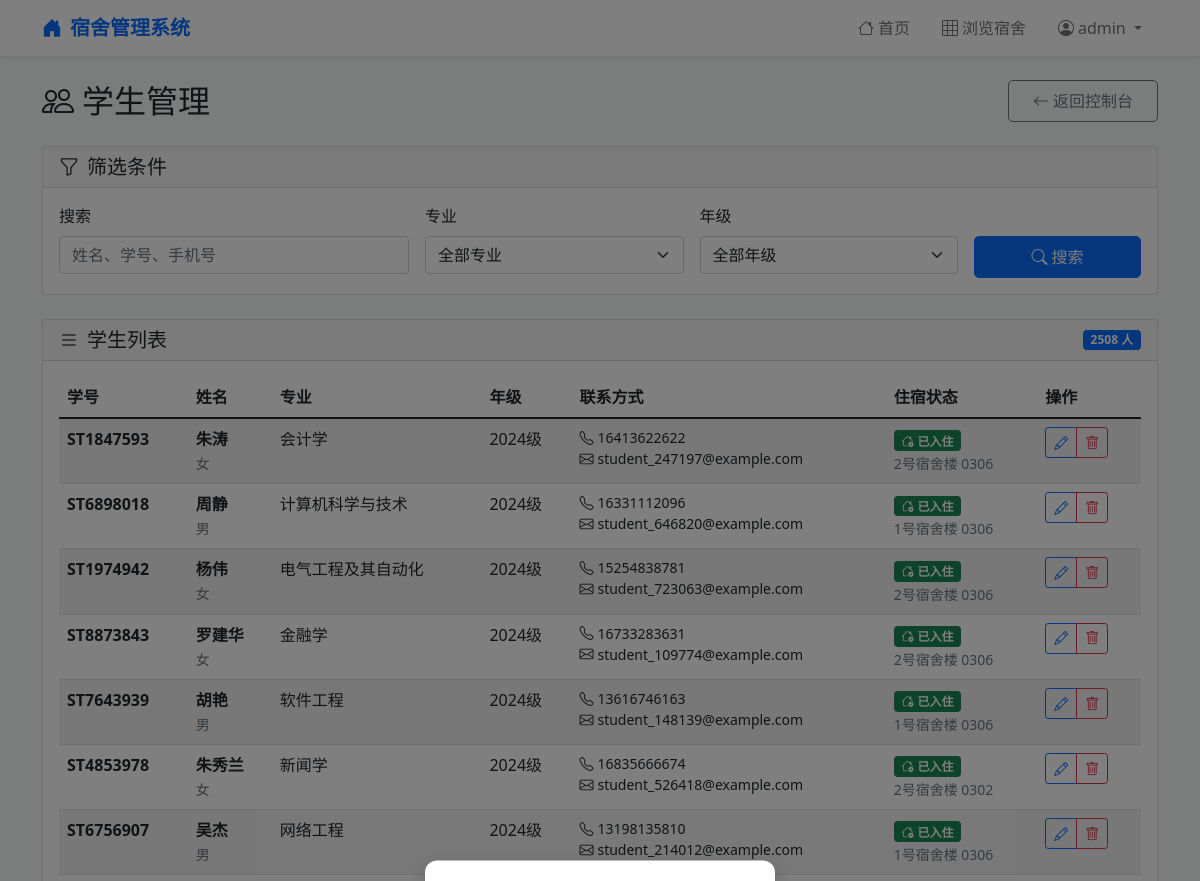
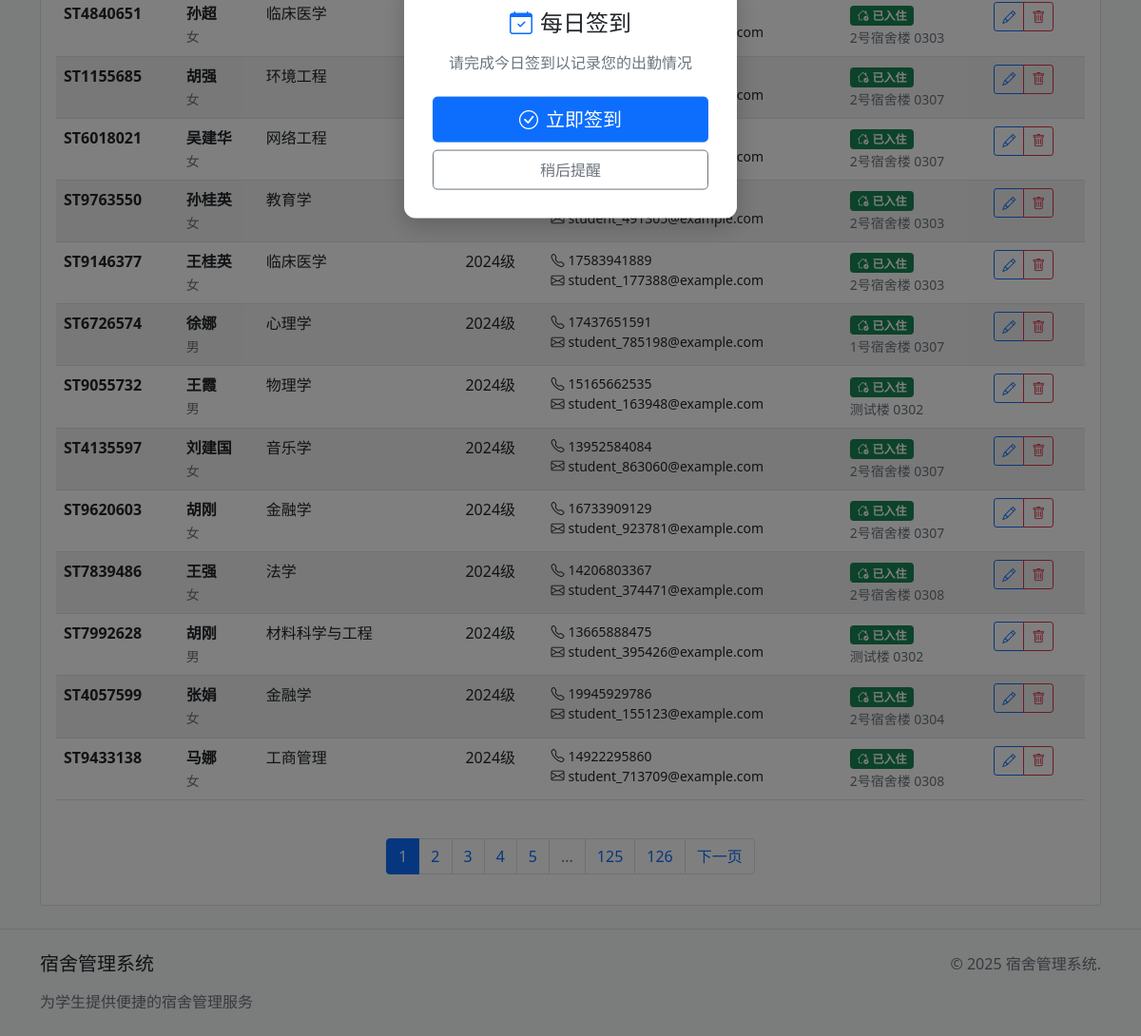
/admin/students (signed in), run on the app's committed database (2 pictures, top to bottom).
### models/user.py (models this page shows)
class User(UserMixin, db.Model):
    __tablename__ = 'users'
    id = db.Column(db.Integer, primary_key=True)
    username = db.Column(db.String(50), unique=True, nullable=False)
    password_hash = db.Column(db.String(200), nullable=False)
    role = db.Column(db.String(20), default=UserRole.STUDENT.value)
    student = db.relationship('Student', backref='user', uselist=False)

class Student(db.Model):
    __tablename__ = 'students'
    id = db.Column(db.Integer, primary_key=True)
    student_id = db.Column(db.String(10), unique=True, nullable=False)
    user_id = db.Column(db.Integer, db.ForeignKey('users.id'))
    name = db.Column(db.String(50), nullable=False)
    id_card = db.Column(db.String(18), nullable=False)
    gender = db.Column(db.String(10), nullable=False)
    phone = db.Column(db.String(20))
    email = db.Column(db.String(100))
    major_id = db.Column(db.Integer, db.ForeignKey('majors.id'))
    grade = db.Column(db.Integer)  # 年级
    sleep_time = db.Column(db.String(20))  # 早睡/晚睡
    wake_time = db.Column(db.String(20))   # 早起/晚起
    quietness = db.Column(db.Integer)      # 安静程度 1-5
    cleanliness = db.Column(db.Integer)    # 清洁程度 1-5
    hobbies = db.Column(db.Text)
    current_bed_id = db.Column(db.Integer, db.ForeignKey('beds.id'))
    team_id = db.Column(db.Integer, db.ForeignKey('dorm_teams.id'))
    major = db.relationship('Major', backref='students')
    current_bed = db.relationship('Bed', foreign_keys=[current_bed_id], backref='current_student')

class Major(db.Model):
    __tablename__ = 'majors'
    id = db.Column(db.Integer, primary_key=True)
    name = db.Column(db.String(50), nullable=False)
    code = db.Column(db.String(10), nullable=False)
    department = db.Column(db.String(50))

### models/dormitory.py (models this page shows, shortened)
class Building(db.Model):
    __tablename__ = 'buildings'
    id = db.Column(db.Integer, primary_key=True)
    name = db.Column(db.String(50), nullable=False)
    gender = db.Column(db.String(10), nullable=False)
    total_floors = db.Column(db.Integer, nullable=False)
    location = db.Column(db.String(100))  # 位置描述
    facilities = db.Column(db.Text)  # 设施说明
    description = db.Column(db.Text)
    image_url = db.Column(db.String(200))

class Dormitory(db.Model):
    __tablename__ = 'dormitories'
    id = db.Column(db.Integer, primary_key=True)
    building_id = db.Column(db.Integer, db.ForeignKey('buildings.id'))
    room_number = db.Column(db.String(20), nullable=False)
    floor = db.Column(db.Integer, nullable=False)
    capacity = db.Column(db.Integer, nullable=False)
    room_type = db.Column(db.String(20))  # 标准间/豪华间
    has_ac = db.Column(db.Boolean, default=True)
    has_bathroom = db.Column(db.Boolean, default=True)
    has_balcony = db.Column(db.Boolean, default=False)
    has_water_heater = db.Column(db.Boolean, default=True)
    monthly_rent = db.Column(db.Float)  # 月租金
    area = db.Column(db.Float)  # 面积
    orientation = db.Column(db.String(20))  # 朝向
    building = db.relationship('Building', backref='dormitories')

### start.py (the view, shortened to what this page needs)
@app.route('/admin/students')
@login_required
def admin_students():
    if current_user.role != UserRole.ADMIN.value:#如果用户不是管理员，则返回主页
        flash('权限不足', 'error')
        return redirect(url_for('index'))
    search = request.args.get('search', '')
    major_id = request.args.get('major_id', type=int)
    grade = request.args.get('grade', type=int)
    query = Student.query.join(User).join(Major, Student.major_id == Major.id)
    if major_id:
        query = query.filter(Student.major_id == major_id)
    if grade:
        query = query.filter(Student.grade == grade)
    page = request.args.get('page', 1, type=int)
    pagination = query.paginate(page=page, per_page=20)
    majors = Major.query.all()
    return render_template('admin/students.html',
                         students=pagination.items,
                         pagination=pagination,
                         majors=majors,
                         search=search,
                         major_id=major_id,
                         grade=grade)

### templates/admin/students.html (shortened to what this page needs)
{% extends "base.html" %}
{% block content %}
<div class="container py-4">
    <div class="row mb-4">
        <div class="col-12">
            <div class="d-flex justify-content-between align-items-center">
                <h2 class="mb-0">
                    <i class="bi bi-people me-2"></i>学生管理
                </h2>
                <a href="{{ url_for('admin_dashboard') }}" class="btn btn-outline-secondary">
                    <i class="bi bi-arrow-left me-1"></i>返回控制台
                </a>
            </div>
        </div>
    </div>
    <div class="row mb-4">
        <div class="col-12">
            <div class="card">
                <div class="card-header">
                    <h5 class="mb-0">
                        <i class="bi bi-funnel me-2"></i>筛选条件
                    </h5>
                </div>
                <div class="card-body">
                    <form method="GET" class="row g-3">
                        <div class="col-md-4">
                            <label for="search" class="form-label">搜索</label>
                            <input type="text" class="form-control" id="search" name="search"
                                   placeholder="姓名、学号、手机号" value="{{ search }}">
                        </div>
                        <div class="col-md-3">
                            <label for="major_id" class="form-label">专业</label>
                            <select class="form-select" id="major_id" name="major_id">
                                <option value="">全部专业</option>
                            </select>
                        </div>
                        <div class="col-md-3">
                            <label for="grade" class="form-label">年级</label>
                            <select class="form-select" id="grade" name="grade">
                                <option value="">全部年级</option>
                            </select>
                        </div>
                        <div class="col-md-2">
                            <label class="form-label">&nbsp;</label>
                            <div class="d-grid">
                                <button type="submit" class="btn btn-primary">
                                    <i class="bi bi-search me-1"></i>搜索
                                </button>
                            </div>
                        </div>
                    </form>
                </div>
            </div>
        </div>
    </div>
    <div class="row">
        <div class="col-12">
            <div class="card">
                <div class="card-header d-flex justify-content-between align-items-center">
                    <h5 class="mb-0">
                        <i class="bi bi-list me-2"></i>学生列表
                    </h5>
                    <span class="badge bg-primary">{{ pagination.total }} 人</span>
                </div>
                <div class="card-body">
                    {% if students %}
                    <div class="table-responsive">
                        <table class="table table-striped table-hover">
                            <thead>
                                <tr>
                                    <th>学号</th>
                                    <th>姓名</th>
                                    <th>专业</th>
                                    <th>年级</th>
                                    <th>联系方式</th>
                                    <th>住宿状态</th>
                                    <th>操作</th>
                                </tr>
                            </thead>
                            <tbody>
                                {% for student in students %}
                                <tr>
                                    <td>
                                        <strong>{{ student.student_id }}</strong>
                                    </td>
                                    <td>
                                        <div>
                                            <strong>{{ student.name }}</strong>
                                            {% if student.gender %}
                                            <br><small class="text-muted">{{ student.gender }}</small>
                                            {% endif %}
                                        </div>
                                    </td>
                                    <td>
                                        {% if student.major %}
                                        {{ student.major.name }}
                                        {% else %}
                                        <span class="text-muted">未设置</span>
                                        {% endif %}
                                    </td>
                                    <td>
                                        {% if student.grade %}
                                        {{ student.grade }}级
                                        {% else %}
                                        <span class="text-muted">未设置</span>
                                        {% endif %}
                                    </td>
                                    <td>
                                        {% if student.phone %}
                                        <small class="d-block">
                                            <i class="bi bi-telephone me-1"></i>{{ student.phone }}
                                        </small>
                                        {% endif %}
                                        {% if student.email %}
                                        <small class="d-block">
                                            <i class="bi bi-envelope me-1"></i>{{ student.email }}
                                        </small>
                                        {% endif %}
                                    </td>
                                    <td>
                                        {% if student.current_bed %}
                                        <span class="badge bg-success">
                                            <i class="bi bi-house-check me-1"></i>已入住
                                        </span>
                                        <br><small class="text-muted">
                                            {{ student.current_bed.dorm.building.name }} {{ student.current_bed.dorm.room_number }}
                                        </small>
                                        {% else %}
                                        <span class="badge bg-secondary">
                                            <i class="bi bi-house-x me-1"></i>未入住
                                        </span>
                                        {% endif %}
                                    </td>
                                    <td>
                                        <div class="btn-group btn-group-sm">
                                            <a href="{{ url_for('edit_student', student_id=student.id) }}"
                                               class="btn btn-outline-primary">
                                                <i class="bi bi-pencil"></i>
                                            </a>
                                            <button type="button" class="btn btn-outline-danger"
                                                    onclick="deleteStudent({{ student.id }}, '{{ student.name }}')">
                                                <i class="bi bi-trash"></i>
                                            </button>
                                        </div>
                                    </td>
                                </tr>
                                {% endfor %}
                            </tbody>
                        </table>
                    </div>
                    {% if pagination.pages > 1 %}
                    <nav aria-label="分页导航" class="mt-4">
                        <ul class="pagination justify-content-center">
                            {% for page_num in pagination.iter_pages() %}
                                {% if page_num %}
                                    {% if page_num != pagination.page %}
                                    <li class="page-item">
                                        <a class="page-link" href="{{ url_for('admin_students', page=page_num, **request.args) }}">{{ page_num }}</a>
                                    </li>
                                    {% else %}
                                    <li class="page-item active">
                                        <span class="page-link">{{ page_num }}</span>
                                    </li>
                                    {% endif %}
                                {% else %}
                                <li class="page-item disabled">
                                    <span class="page-link">...</span>
                                </li>
                                {% endif %}
                            {% endfor %}
                            {% if pagination.has_next %}
                            <li class="page-item">
                                <a class="page-link" href="{{ url_for('admin_students', page=pagination.next_num, **request.args) }}">下一页</a>
                            </li>
                            {% endif %}
                        </ul>
                    </nav>
                    {% endif %}
                    {% else %}
                    <div class="text-center py-5">
                        <i class="bi bi-people text-muted" style="font-size: 4rem;"></i>
                        <h4 class="mt-3 text-muted">暂无学生数据</h4>
                        <p class="text-muted">请调整筛选条件后重试</p>
                    </div>
                    {% endif %}
                </div>
            </div>
        </div>
    </div>
</div>
{% endblock %}

### templates/base.html (shortened to what this page needs)
<!DOCTYPE html>
<html lang="zh-CN">
<head>
    <link href="https://cdn.jsdelivr.net/npm/bootstrap@5.1.3/dist/css/bootstrap.min.css" rel="stylesheet">
    <link href="https://cdn.jsdelivr.net/npm/bootstrap-icons@1.7.2/font/bootstrap-icons.css" rel="stylesheet">
</head>
<body>
    <nav class="navbar navbar-expand-lg navbar-light bg-white">
        <div class="container">
            <a class="navbar-brand" href="{{ url_for('main.index') }}">
                <i class="bi bi-house-door-fill me-2"></i>宿舍管理系统
            </a>
            <div class="collapse navbar-collapse" id="navbarNav">
                <ul class="navbar-nav ms-auto">
                    <li class="nav-item">
                        <a class="nav-link" href="{{ url_for('main.index') }}">
                            <i class="bi bi-house me-1"></i>首页
                        </a>
                    </li>
                    <li class="nav-item">
                        <a class="nav-link" href="{{ url_for('dorm.browse') }}">
                            <i class="bi bi-grid-3x3 me-1"></i>浏览宿舍
                        </a>
                    </li>
                    {% if current_user.is_authenticated %}
                    <li class="nav-item dropdown">
                        <a class="nav-link dropdown-toggle" href="#" id="navbarDropdown" role="button" data-bs-toggle="dropdown">
                            <i class="bi bi-person-circle me-1"></i>{{ current_user.username }}
                        </a>
                    </li>
                    {% endif %}
                </ul>
            </div>
        </div>
    </nav>
    <div class="main-content">
        {% block content %}{% endblock %}
    </div>
    <div class="check-in-modal" id="checkInModal">
        <h4 class="mb-3">
            <i class="bi bi-calendar-check text-primary me-2"></i>每日签到
        </h4>
        <p class="text-muted mb-4">请完成今日签到以记录您的出勤情况</p>
        <div class="d-grid gap-2">
            <button class="btn btn-primary btn-lg" id="checkInButton">
                <i class="bi bi-check-circle me-2"></i>立即签到
            </button>
            <button class="btn btn-outline-secondary" id="checkInCloseButton">稍后提醒</button>
        </div>
    </div>
    <footer class="footer">
        <div class="container">
            <div class="row">
                <div class="col-md-6">
                    <h5 class="mb-3">宿舍管理系统</h5>
                    <p class="text-muted mb-0">为学生提供便捷的宿舍管理服务</p>
                </div>
                <div class="col-md-6 text-md-end">
                    <p class="text-muted mb-0">© 2025 宿舍管理系统.</p>
                </div>
            </div>
        </div>
    </footer>
</body>
</html>

### data on the page
User: username "admin"
Student: student_id "ST1847593", name "朱涛", gender "女", major.name "会计学", grade "2024", phone "16413622622", email "student_247197@example.com", current_bed.dorm.building.name "2号宿舍楼", current_bed.dorm.room_number "0306"
Student: student_id "ST6898018", name "周静", gender "男", major.name "计算机科学与技术", grade "2024", phone "16331112096", email "student_646820@example.com", current_bed.dorm.building.name "1号宿舍楼", current_bed.dorm.room_number "0306"
Student: student_id "ST1974942", name "杨伟", gender "女", major.name "电气工程及其自动化", grade "2024", phone "15254838781", email "student_723063@example.com", current_bed.dorm.building.name "2号宿舍楼", current_bed.dorm.room_number "0306"
Student: student_id "ST8873843", name "罗建华", gender "女", major.name "金融学", grade "2024", phone "16733283631", email "student_109774@example.com", current_bed.dorm.building.name "2号宿舍楼", current_bed.dorm.room_number "0306"
Student: student_id "ST7643939", name "胡艳", gender "男", major.name "软件工程", grade "2024", phone "13616746163", email "student_148139@example.com", current_bed.dorm.building.name "1号宿舍楼", current_bed.dorm.room_number "0306"
Student: student_id "ST4853978", name "朱秀兰", gender "女", major.name "新闻学", grade "2024", phone "16835666674", email "student_526418@example.com", current_bed.dorm.building.name "2号宿舍楼", current_bed.dorm.room_number "0302"
Student: student_id "ST6756907", name "吴杰", gender "男", major.name "网络工程", grade "2024", phone "13198135810", email "student_214012@example.com", current_bed.dorm.building.name "1号宿舍楼", current_bed.dorm.room_number "0306"
Student: student_id "ST4840651", name "孙超", gender "女", major.name "临床医学", current_bed.dorm.building.name "2号宿舍楼", current_bed.dorm.room_number "0303"
Student: student_id "ST1155685", name "胡强", gender "女", major.name "环境工程", current_bed.dorm.building.name "2号宿舍楼", current_bed.dorm.room_number "0307"
Student: student_id "ST6018021", name "吴建华", gender "女", major.name "网络工程", current_bed.dorm.building.name "2号宿舍楼", current_bed.dorm.room_number "0307"
Student: student_id "ST9763550", name "孙桂英", gender "女", major.name "教育学", current_bed.dorm.building.name "2号宿舍楼", current_bed.dorm.room_number "0303"
Student: student_id "ST9146377", name "王桂英", gender "女", major.name "临床医学", grade "2024", phone "17583941889", email "student_177388@example.com", current_bed.dorm.building.name "2号宿舍楼", current_bed.dorm.room_number "0303"
Student: student_id "ST6726574", name "徐娜", gender "男", major.name "心理学", grade "2024", phone "17437651591", email "student_785198@example.com", current_bed.dorm.building.name "1号宿舍楼", current_bed.dorm.room_number "0307"
Student: student_id "ST9055732", name "王霞", gender "男", major.name "物理学", grade "2024", phone "15165662535", email "student_163948@example.com", current_bed.dorm.building.name "测试楼", current_bed.dorm.room_number "0302"
Student: student_id "ST4135597", name "刘建国", gender "女", major.name "音乐学", grade "2024", phone "13952584084", email "student_863060@example.com", current_bed.dorm.building.name "2号宿舍楼", current_bed.dorm.room_number "0307"
Student: student_id "ST9620603", name "胡刚", gender "女", major.name "金融学", grade "2024", phone "16733909129", email "student_923781@example.com", current_bed.dorm.building.name "2号宿舍楼", current_bed.dorm.room_number "0307"
Student: student_id "ST7839486", name "王强", gender "女", major.name "法学", grade "2024", phone "14206803367", email "student_374471@example.com", current_bed.dorm.building.name "2号宿舍楼", current_bed.dorm.room_number "0308"
Student: student_id "ST7992628", name "胡刚", gender "男", major.name "材料科学与工程", grade "2024", phone "13665888475", email "student_395426@example.com", current_bed.dorm.building.name "测试楼", current_bed.dorm.room_number "0302"
Student: student_id "ST4057599", name "张娟", gender "女", major.name "金融学", grade "2024", phone "19945929786", email "student_155123@example.com", current_bed.dorm.building.name "2号宿舍楼", current_bed.dorm.room_number "0304"
Student: student_id "ST9433138", name "马娜", gender "女", major.name "工商管理", grade "2024", phone "14922295860", email "student_713709@example.com", current_bed.dorm.building.name "2号宿舍楼", current_bed.dorm.room_number "0308"

### other printed values
{{ pagination.total }} "2508"
{{ page_num }} "1"
{{ page_num }} "2" "3" "4" "5" "125" "126"
